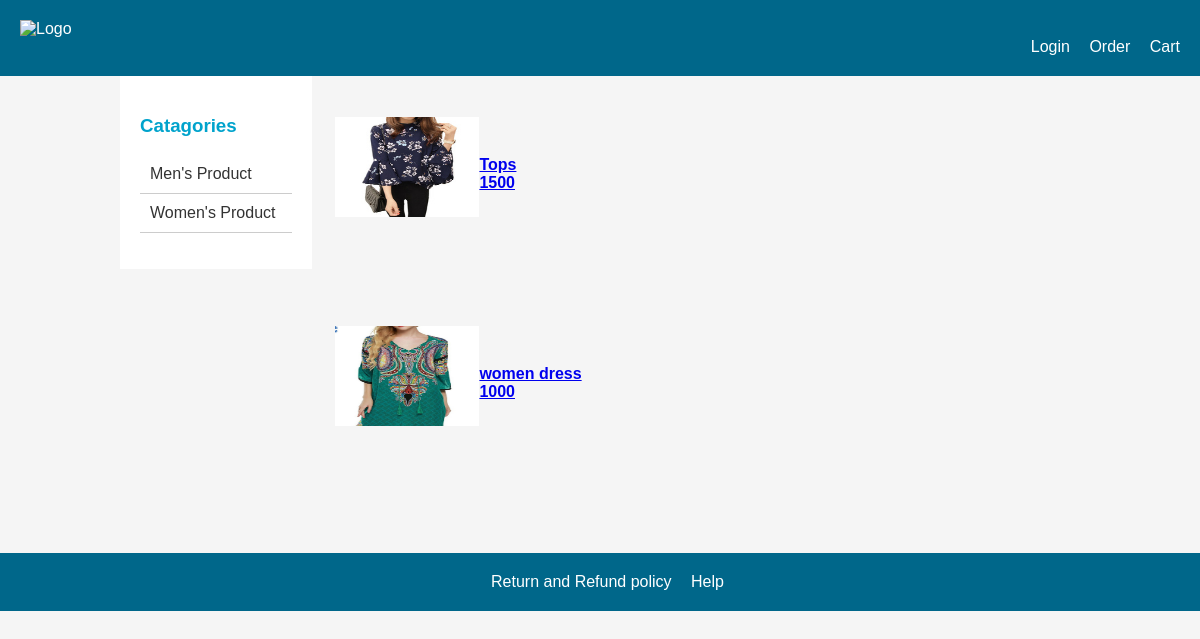
Page /app/visitor/spf products.php?pname=Dress on the committed database.
### tables this page shows
CREATE TABLE `allproducts` (
  `code` varchar(255) NOT NULL,
  `name` varchar(255) NOT NULL,
  `catagory` varchar(255) NOT NULL,
  `subcatagory` varchar(255) NOT NULL,
  `color` varchar(255) NOT NULL,
  `material` varchar(500) NOT NULL,
  `size` varchar(20) NOT NULL,
  `description` varchar(255) NOT NULL,
  `bprice` double NOT NULL,
  `sprice` double NOT NULL,
  `quantity` int(11) NOT NULL,
  `offer` double NOT NULL,
  `pdpic` varchar(500) NOT NULL
);

### data/db.php (called while the page is built, shortened)
<?php
    $host="127.0.0.1";
    $user="root";
    $pass="";
    $dbname="ecommerce";
    $port=3306;
    function executeSQL($sql){
        global $host, $user, $pass, $dbname, $port;
        $link=mysqli_connect($host, $user, $pass, $dbname, $port);
        $result = mysqli_query($link, $sql);
        return $result;
    }
?>

### data/product_access.php (called while the page is built, shortened)
<?php
	if(require_once("db.php")){
		function getProductByNameFemale($pnamee){
        $sql = "SELECT * FROM allproducts WHERE catagory='Women' AND  subcatagory LIKE '%$pnamee%'";
        $result = executeSQL($sql);
		 for($i=0; $row=mysqli_fetch_assoc($result); ++$i){
            $getProductByN[$i] = $row;
        }
        return $getProductByN;
    }
	}
	else{
		echo "Database not found";
	}
?>

### app/visitor/spf products.php (the view, shortened to what this page needs)
<?php include "../../data/product_access.php"; ?>
<?php
$pnamee = $_GET['pname'];
$productnames = getProductByNameFemale($pnamee);
?>
<!DOCTYPE html>
<html lang="en">
<head>
    <link rel="stylesheet" type="text/css" href="CSS/spm.css">
</head>
<body>
    <div class="header">
        <a href="home.php"><img src="pictures\eshop_logo.png" alt="Logo"  align="left" align="top" width="20%"></a>
        <div class="header-links">
            <a href="../account/login.php">Login</a>
            <a href="../account/login.php">Order</a>
            <a href="cart.php">Cart</a>
        </div>
    </div>
    <div class="container">
        <div class="categories">
            <h3>Catagories</h3>
            <ul>
                <li><a href="select persons male.php">Men's Product</a></li>
                <li><a href="select persons female.php">Women's Product</a></li>
            </ul>
        </div>
        <div class="content">
            <br>
            <table align="left" width="100%">
                <?php foreach ($productnames as $productn) { ?>
                    <tr>
                        <td>
                            <a href="man product.php?id=<?= $productn['code'] ?>"><img src="pictures\<?= $productn['pdpic']; ?>" align="left" align="top" width="20%" height="100"><br><h4><?= $productn['name']; ?> <br><?= $productn['sprice']; ?></h4></a> <br><br><br><br><br><br>
                        </td>
                    </tr>
                <?php } ?>
            </table>
        </div>
    </div>
    <div class="footer">
        <a href="aboutus.php">Return and Refund policy</a>
        <a href="help.php">Help</a>
    </div>
</body>
</html>

### app/visitor/CSS/spm.css (style rules this page uses)
body { font-family: Arial, sans-serif; background-color: #f5f5f5; margin: 0; }
.container { width: 80%; margin: auto; }
.header { background-color: rgb(0, 103, 138); padding: 20px; text-align: right; }
.header img { width: auto; height: 60px; text-align: center; }
.header a { color: white; text-decoration: none; margin-left: 15px; }
.categories { float: left; width: 20%; background-color: #fff; padding: 20px; box-sizing: border-box; }
.categories h3 { color: #00a3cc; }
.categories ul { list-style-type: none; padding: 0; }
.categories li { padding: 10px; border-bottom: 1px solid #ccc; }
.categories a { color: #333; text-decoration: none; }
.content { float: left; width: 80%; padding: 20px; box-sizing: border-box; }
.footer { clear: both; padding: 20px; background-color: rgb(0, 103, 138); color: white; text-align: center; }
.footer a { color: white; text-decoration: none; margin-left: 15px; }

### rows in the picture
allproducts: pdpic (picture), name "Tops", sprice "1500"
allproducts: pdpic (picture), name "women dress", sprice "1000"
